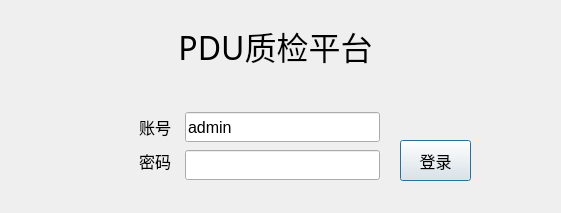
<?xml version="1.0" encoding="UTF-8"?>
<ui version="4.0">
 <class>UsrLandDlg</class>
 <widget class="QDialog" name="UsrLandDlg">
  <property name="geometry">
   <rect>
    <x>0</x>
    <y>0</y>
    <width>561</width>
    <height>213</height>
   </rect>
  </property>
  <property name="windowTitle">
   <string>Dialog</string>
  </property>
  <property name="styleSheet">
   <string notr="true"/>
  </property>
  <widget class="QLabel" name="stateLabel">
   <property name="geometry">
    <rect>
     <x>180</x>
     <y>80</y>
     <width>181</width>
     <height>31</height>
    </rect>
   </property>
   <property name="font">
    <font>
     <family>宋体</family>
     <pointsize>11</pointsize>
    </font>
   </property>
   <property name="styleSheet">
    <string notr="true">color: rgb(255, 0, 0);</string>
   </property>
   <property name="text">
    <string/>
   </property>
  </widget>
  <widget class="QLineEdit" name="nameLineEdit">
   <property name="geometry">
    <rect>
     <x>185</x>
     <y>112</y>
     <width>195</width>
     <height>30</height>
    </rect>
   </property>
   <property name="font">
    <font>
     <family>Arial</family>
     <pointsize>12</pointsize>
     <weight>50</weight>
     <bold>false</bold>
    </font>
   </property>
   <property name="text">
    <string>admin</string>
   </property>
  </widget>
  <widget class="QLineEdit" name="pwdLineEdit">
   <property name="geometry">
    <rect>
     <x>185</x>
     <y>150</y>
     <width>195</width>
     <height>30</height>
    </rect>
   </property>
   <property name="font">
    <font>
     <family>Arial</family>
     <weight>50</weight>
     <bold>false</bold>
    </font>
   </property>
   <property name="text">
    <string/>
   </property>
   <property name="echoMode">
    <enum>QLineEdit::Password</enum>
   </property>
  </widget>
  <widget class="QPushButton" name="landBtn">
   <property name="geometry">
    <rect>
     <x>400</x>
     <y>140</y>
     <width>71</width>
     <height>41</height>
    </rect>
   </property>
   <property name="font">
    <font>
     <family>微软雅黑</family>
     <pointsize>12</pointsize>
    </font>
   </property>
   <property name="cursor">
    <cursorShape>PointingHandCursor</cursorShape>
   </property>
   <property name="text">
    <string>登录</string>
   </property>
   <property name="autoDefault">
    <bool>true</bool>
   </property>
  </widget>
  <widget class="QLabel" name="label">
   <property name="geometry">
    <rect>
     <x>60</x>
     <y>112</y>
     <width>111</width>
     <height>30</height>
    </rect>
   </property>
   <property name="font">
    <font>
     <family>微软雅黑</family>
     <pointsize>12</pointsize>
    </font>
   </property>
   <property name="styleSheet">
    <string notr="true"/>
   </property>
   <property name="text">
    <string>账号</string>
   </property>
   <property name="alignment">
    <set>Qt::AlignRight|Qt::AlignTrailing|Qt::AlignVCenter</set>
   </property>
  </widget>
  <widget class="QLabel" name="label_2">
   <property name="geometry">
    <rect>
     <x>60</x>
     <y>146</y>
     <width>111</width>
     <height>30</height>
    </rect>
   </property>
   <property name="font">
    <font>
     <family>微软雅黑</family>
     <pointsize>12</pointsize>
    </font>
   </property>
   <property name="styleSheet">
    <string notr="true"/>
   </property>
   <property name="text">
    <string>密码</string>
   </property>
   <property name="alignment">
    <set>Qt::AlignRight|Qt::AlignTrailing|Qt::AlignVCenter</set>
   </property>
  </widget>
  <widget class="QLabel" name="label_3">
   <property name="geometry">
    <rect>
     <x>0</x>
     <y>10</y>
     <width>551</width>
     <height>71</height>
    </rect>
   </property>
   <property name="font">
    <font>
     <family>微软雅黑</family>
     <pointsize>24</pointsize>
     <weight>50</weight>
     <bold>false</bold>
    </font>
   </property>
   <property name="styleSheet">
    <string notr="true"/>
   </property>
   <property name="text">
    <string>PDU质检平台</string>
   </property>
   <property name="alignment">
    <set>Qt::AlignCenter</set>
   </property>
  </widget>
 </widget>
 <resources/>
 <connections/>
</ui>
